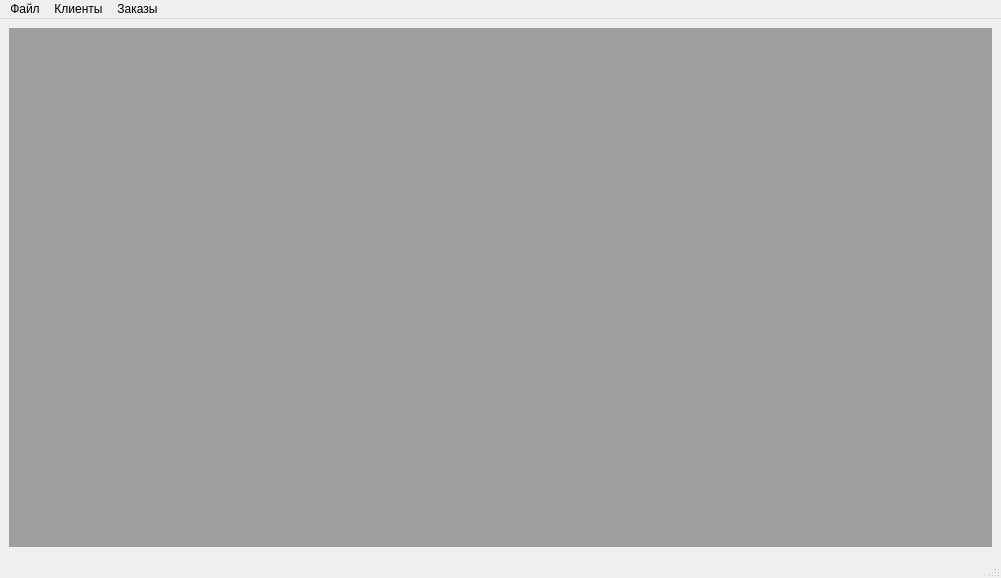
<?xml version="1.0" encoding="UTF-8"?>
<ui version="4.0">
 <class>MainWindow</class>
 <widget class="QMainWindow" name="MainWindow">
  <property name="geometry">
   <rect>
    <x>0</x>
    <y>0</y>
    <width>1001</width>
    <height>578</height>
   </rect>
  </property>
  <property name="windowTitle">
   <string>MainWindow</string>
  </property>
  <widget class="QWidget" name="centralwidget">
   <layout class="QGridLayout" name="gridLayout">
    <item row="0" column="0">
     <widget class="QMdiArea" name="mdiArea"/>
    </item>
   </layout>
  </widget>
  <widget class="QMenuBar" name="menubar">
   <property name="geometry">
    <rect>
     <x>0</x>
     <y>0</y>
     <width>1001</width>
     <height>21</height>
    </rect>
   </property>
   <widget class="QMenu" name="menu">
    <property name="title">
     <string>Файл</string>
    </property>
    <addaction name="exit_menu"/>
   </widget>
   <widget class="QMenu" name="menu_2">
    <property name="title">
     <string>Клиенты</string>
    </property>
    <addaction name="client_add_menu"/>
    <addaction name="client_search_menu"/>
   </widget>
   <widget class="QMenu" name="menu_4">
    <property name="title">
     <string>Заказы</string>
    </property>
    <addaction name="order_add_menu"/>
    <addaction name="order_search_menu"/>
   </widget>
   <addaction name="menu"/>
   <addaction name="menu_2"/>
   <addaction name="menu_4"/>
  </widget>
  <widget class="QStatusBar" name="statusbar"/>
  <action name="exit_menu">
   <property name="text">
    <string>Выход</string>
   </property>
  </action>
  <action name="client_search_menu">
   <property name="text">
    <string>Поиск</string>
   </property>
  </action>
  <action name="client_add_menu">
   <property name="text">
    <string>Добавить</string>
   </property>
  </action>
  <action name="stuff_add_menu">
   <property name="text">
    <string>Добавить</string>
   </property>
  </action>
  <action name="order_search_menu">
   <property name="text">
    <string>Поиск</string>
   </property>
  </action>
  <action name="order_add_menu">
   <property name="text">
    <string>Новый заказ</string>
   </property>
  </action>
 </widget>
 <resources/>
 <connections>
  <connection>
   <sender>exit_menu</sender>
   <signal>triggered()</signal>
   <receiver>MainWindow</receiver>
   <slot>close()</slot>
   <hints>
    <hint type="sourcelabel">
     <x>-1</x>
     <y>-1</y>
    </hint>
    <hint type="destinationlabel">
     <x>491</x>
     <y>310</y>
    </hint>
   </hints>
  </connection>
 </connections>
</ui>
